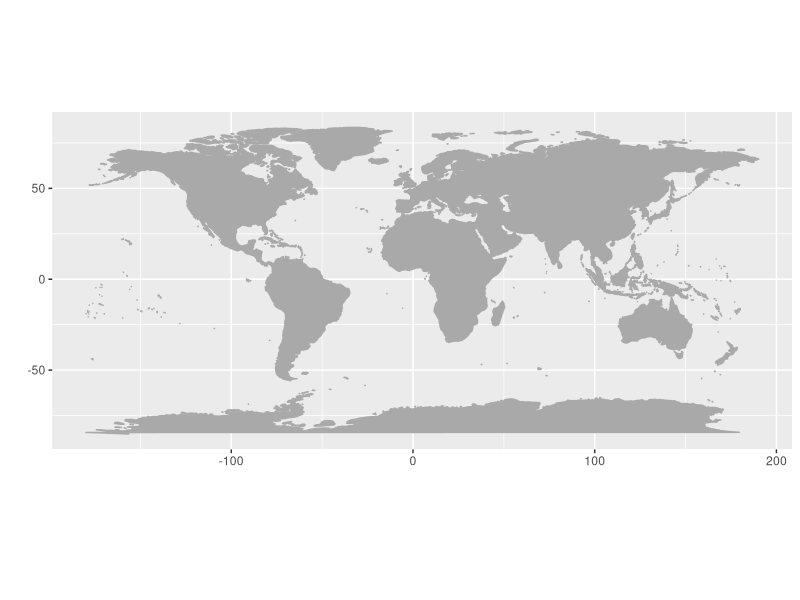
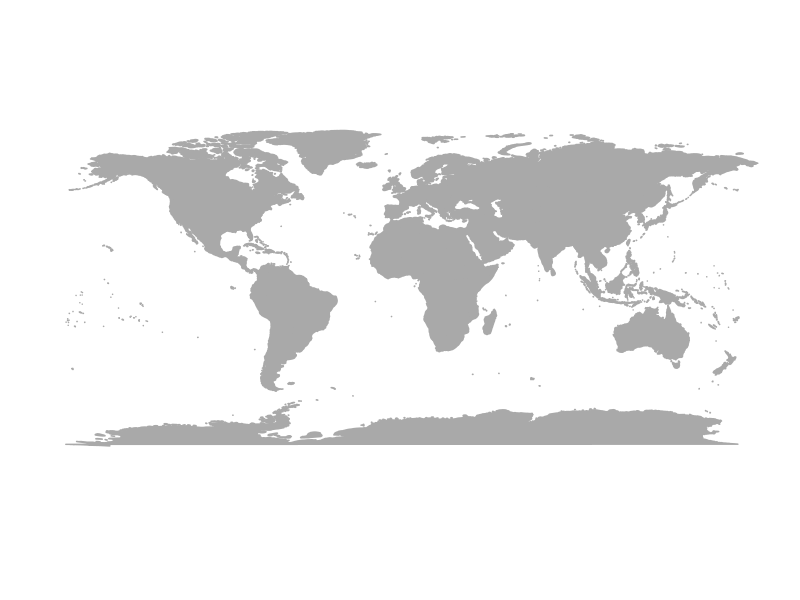
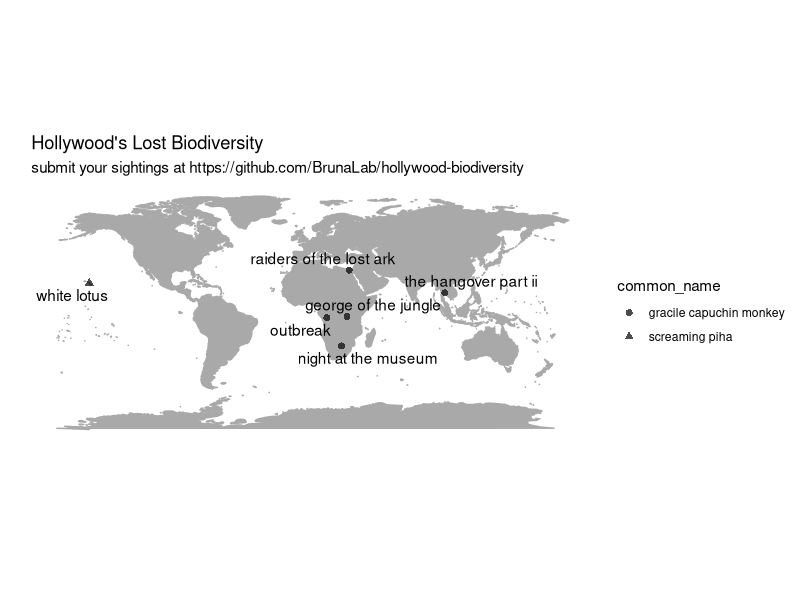

R code for these plots, in order:



# load libraries ----------------------------------------------------------


library(tidyverse)
library(maps)
library(ggplot2)
library(ggrepel)

# http://sarahleejane.github.io/learning/r/2014/09/20/plotting-beautiful-clear-maps-with-r.html
# https://sarahleejane.github.io/learning/r/2014/09/21/plotting-data-points-on-maps-with-r.html
# prep maps ---------------------------------------------------------------


world_map <- map_data("world")

#Creat a base plot with gpplot2
p <- ggplot() + coord_fixed() +
  xlab("") + ylab("")

#Add map to base plot
base_world_messy <- p + geom_polygon(data=world_map, aes(x=long, y=lat, group=group),
                                     colour="darkgray", fill="darkgray")

base_world_messy

#Strip the map down so it looks super clean (and beautiful!)
cleanup <-
  theme(panel.grid.major = element_blank(), panel.grid.minor = element_blank(),
        panel.background = element_rect(fill = 'white', colour = 'white'),
        axis.line = element_line(colour = "white"), legend.position="none",
        axis.ticks=element_blank(), axis.text.x=element_blank(),
        axis.text.y=element_blank())

base_world <- base_world_messy + cleanup

base_world



# read in data ------------------------------------------------------------


hbdata<-read_csv("./data_raw/hb_data_raw.csv") %>%
  mutate_all(tolower) %>%
  mutate(lat=as.numeric(lat)) %>%
  mutate(long=as.numeric(long))

# plot data  --------------------------------------------------------------

map_data <-
  base_world +
  geom_point(data = hbdata,
             aes(
               x = long,
                 y = lat,
                 fill = common_name,
                 shape = common_name
                 ),
             # pch=21,
             size=2,
             alpha=I(0.7))+
  # geom_text(
  #   label=title,
  #   nudge_x = 0.25, nudge_y = 0.25,
  #   check_overlap = T
  # )+
  # geom_text(data = hbdata,
  #   aes(
  #     x = long,
  #     y = lat,
  #     label=title
  #   ),
  #   # check_overlap = TRUE,
  #   # nudge_x = -14.25,
  #   # nudge_y = -5.25
  # )+
  labs(
    title = "Hollywood's Lost Biodiversity",
    subtitle = "submit your sightings at https://github.com/BrunaLab/hollywood-biodiversity"
  )+
  geom_text_repel(data = hbdata,
                  aes(
                    x = long,
                    y = lat,
                    label=title
                  ),
                  # check_overlap = TRUE,
                  # nudge_x = -14.25,
                  # nudge_y = -5.25
                  )+
    # theme(legend.position = "bottom")
  theme(legend.position = "right")
map_data


# if you want to change the colors....
# mapfill <- c('screaming piha' = "forestgreen", 'baboon' = "purple")
# maplab <- c('screaming piha' = "screaming piha", 'baboon' = "baboon")
#
# scale_fill_manual(values = mapfill, labels = maplab) +
